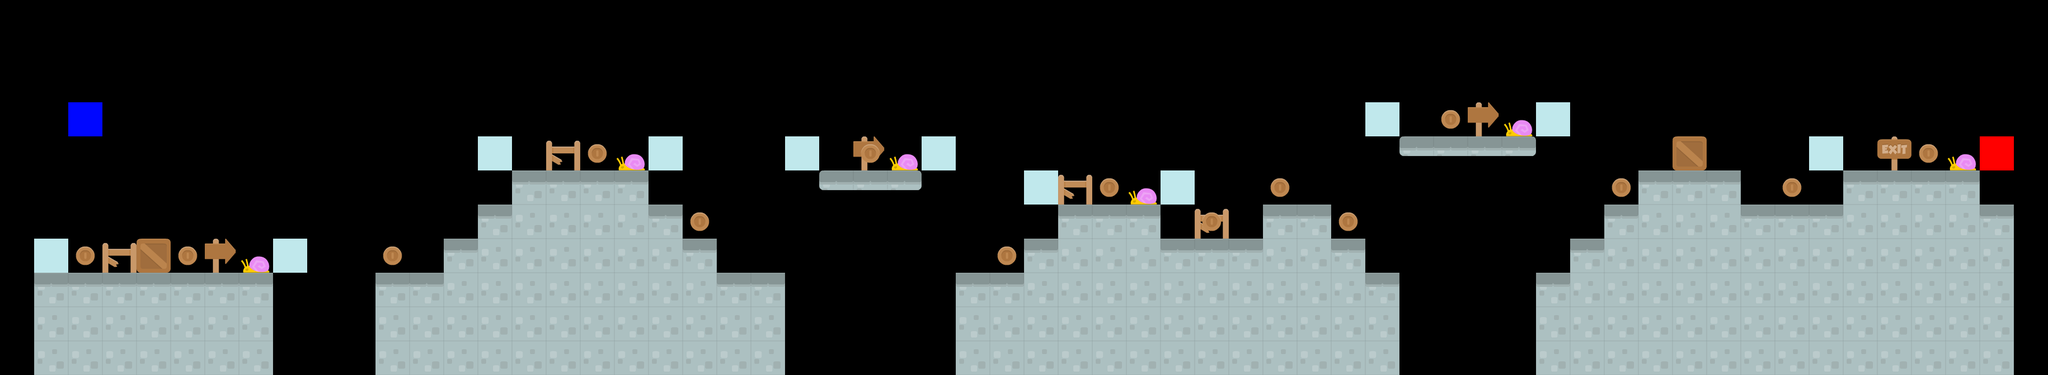

A level layout from a 2D game, rendered from its tile map. Below: a short description, then the map file with tile-grid data replaced by summaries:
An orthogonal 60x11 tile map with 64x64 px tiles, 9 tile layers (tile, block, french, crate, ...), 7 tilesets.

<map version="1.9" tiledversion="1.9.2" orientation="orthogonal" renderorder="right-down" width="60" height="11" tilewidth="64" tileheight="64" infinite="0" nextlayerid="11" nextobjectid="1">
 <editorsettings>
  <export target="../level/4/level_4.csv" format="csv" />
 </editorsettings>
 <tileset firstgid="1" source="stone_tiles.tsx" />
 <tileset firstgid="13" source="checkpoint_player.tsx" />
 <tileset firstgid="15" source="coin_tiles.tsx" />
 <tileset firstgid="18" source="checkpoint_enemy.tsx" />
 <tileset firstgid="20" source="french_tiles.tsx" />
 <tileset firstgid="25" source="box.tsx" />
 <tileset firstgid="26" source="../tiled/block.tsx" />
 <layer id="1" name="tile" width="60" height="11">
  <data>[660 cells, 210 non-empty, 5 distinct tile ids]</data>
 </layer>
 <layer id="10" name="block" width="60" height="11">
  <data>[660 cells, 0 non-empty, 0 distinct tile ids]</data>
 </layer>
 <layer id="7" name="french" width="60" height="11">
  <data>[660 cells, 8 non-empty, 3 distinct tile ids]</data>
 </layer>
 <layer id="8" name="crate" width="60" height="11">
  <data>[660 cells, 2 non-empty, 1 distinct tile ids]</data>
 </layer>
 <layer id="3" name="coin" width="60" height="11">
  <data>[660 cells, 15 non-empty, 1 distinct tile ids]</data>
 </layer>
 <layer id="9" name="block" width="60" height="11">
  <data>[660 cells, 22 non-empty, 1 distinct tile ids]</data>
 </layer>
 <layer id="4" name="constant" width="60" height="11">
  <data>[660 cells, 12 non-empty, 1 distinct tile ids]</data>
 </layer>
 <layer id="5" name="enemy" width="60" height="11">
  <data>[660 cells, 6 non-empty, 1 distinct tile ids]</data>
 </layer>
 <layer id="2" name="player" width="60" height="11">
  <data>[660 cells, 2 non-empty, 2 distinct tile ids]</data>
 </layer>
</map>
